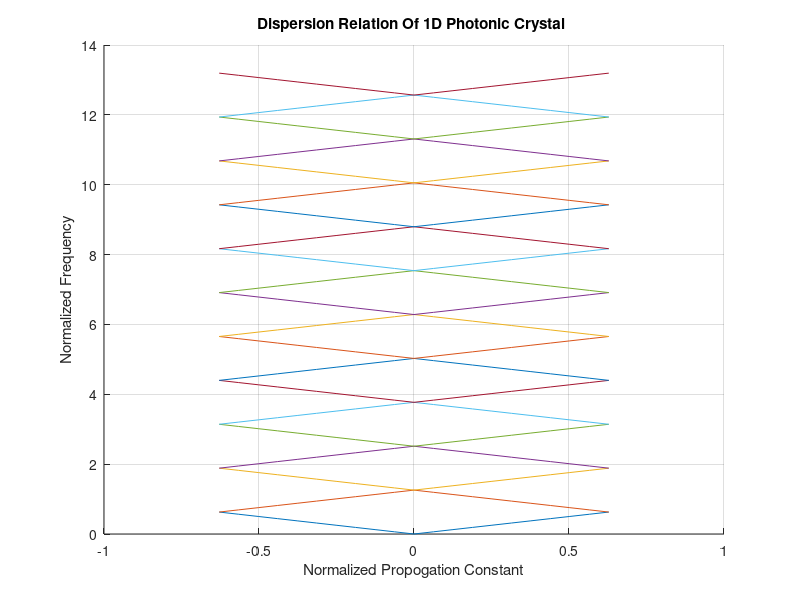

Reproduce this figure in MATLAB.
clc;
clear all;
close all;

ag = input('Please enter the air gap: ');
p = input('Please enter the periodicity: ');
fract = p/ag;
rel_eps = input('Please enter the relative permittivity: ');
F_max = 50;

freqs = [];
B_ln = [];

le = -pi/p; re = +pi/p; mid = pi/(10*p);

for kz = le:mid:re
    for x_1 = 1:2*F_max
	    for y_1 = 1:2*F_max
	        x_2 = x_1-F_max;
	        y_2 = y_1-F_max;
	        kn = (1-1/rel_eps)*fract.*sinc((x_2-y_2).*fract) + ((x_2-y_2) ==0)*1/rel_eps;
	        B_ln(x_1,y_1) = (2*pi*(x_2)/p -kz).^2*kn;
	     end
     end

     norm_freq = eig(B_ln);
     norm_freq = sqrt(norm_freq);
     norm_freq = sort(norm_freq); 
     freqs = [freqs;norm_freq.'];
end 

hold on 

for x_axis = 1:length(le:mid:re)
    plot(le:mid:re,freqs(:,x_axis)),grid on;
end 

%hold off

xlabel('Normalized Propogation Constant');
ylabel('Normalized Frequency');
title('Dispersion Relation Of 1D Photonic Crystal ')
